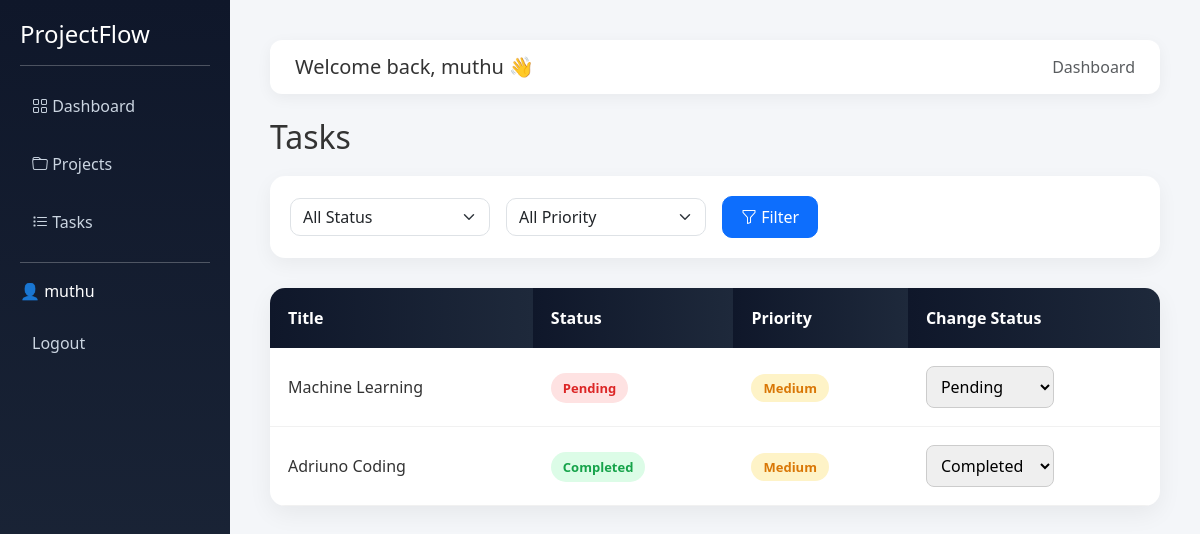
Screenshot of /tasks/ (signed in) with the database file from the repository.
### dashboard/models.py (models this page shows, shortened)
class Task(models.Model):
    STATUS_CHOICES = (
        ('Pending', 'Pending'),
        ('In Progress', 'In Progress'),
        ('Completed', 'Completed'),
    )
    PRIORITY_CHOICES = (
        ('Low', 'Low'),
        ('Medium', 'Medium'),
        ('High', 'High'),
    )
    project = models.ForeignKey(Project, on_delete=models.CASCADE)
    user = models.ForeignKey(User, on_delete=models.CASCADE)   # NEW LINE
    title = models.CharField(max_length=200)
    status = models.CharField(max_length=20, choices=STATUS_CHOICES, default='Pending')
    priority = models.CharField(max_length=10, choices=PRIORITY_CHOICES, default='Medium')

### dashboard/views.py (the view)
# urls.py: path('tasks/', views.tasks_view, name='tasks'),
@login_required
def tasks_view(request):
    tasks = Task.objects.filter(user=request.user)
    status_filter = request.GET.get('status')
    priority_filter = request.GET.get('priority')
    if status_filter:
        tasks = tasks.filter(status=status_filter)
    if priority_filter:
        tasks = tasks.filter(priority=priority_filter)
    tasks = tasks.annotate(
        status_order=Case(
            When(status='Pending', then=0),
            When(status='In Progress', then=1),
            When(status='Completed', then=2),
            output_field=IntegerField(),
        )
    )
    tasks = tasks.annotate(
        priority_order=Case(
            When(priority='High', then=0),
            When(priority='Medium', then=1),
            When(priority='Low', then=2),
            output_field=IntegerField(),
        )
    )
    tasks = tasks.order_by('status_order', 'priority_order')
    return render(request, 'dashboard/tasks.html', {'tasks': tasks})

### dashboard/templates/dashboard/tasks.html (shortened to what this page needs)
{% extends "dashboard/base.html" %}
{% block content %}
<h2>Tasks</h2>
<div class="filter-bar mb-4">
    <form method="GET" class="d-flex gap-3 align-items-center">
        <select name="status" class="form-select sort-select">
            <option value="">All Status</option>
        </select>
        <select name="priority" class="form-select sort-select">
            <option value="">All Priority</option>
        </select>
        <button type="submit" class="btn btn-primary sort-btn">
            <i class="bi bi-funnel"></i> Filter
        </button>
    </form>
</div>
<table class="task-table">
    <tr>
        <th>Title</th>
        <th>Status</th>
        <th>Priority</th>
        <th>Change Status</th>
    </tr>
    {% for task in tasks %}
    <tr>
        <td>{{ task.title }}</td>
        <td>
            {% if task.status == "Completed" %}
                <span class="status completed">Completed</span>
            {% elif task.status == "In Progress" %}
                <span class="status in-progress">In Progress</span>
            {% else %}
                <span class="status pending">Pending</span>
            {% endif %}
        </td>
        <td>
            {% if task.priority == "High" %}
                <span class="priority high">High</span>
            {% elif task.priority == "Medium" %}
                <span class="priority medium">Medium</span>
            {% else %}
                <span class="priority low">Low</span>
            {% endif %}
        </td>
        <td>
            <form method="POST" action="{% url 'update_status' task.id %}">
                <select name="status" onchange="this.form.submit()">
                    <option value="Pending" {% if task.status == "Pending" %}selected{% endif %}>Pending</option>
                    <option value="Completed" {% if task.status == "Completed" %}selected{% endif %}>Completed</option>
                </select>
            </form>
        </td>
    </tr>
    {% endfor %}
</table>
{% endblock %}

### dashboard/templates/dashboard/base.html (shortened to what this page needs)
<!DOCTYPE html>
<html>
<head>
    <link href="https://cdn.jsdelivr.net/npm/bootstrap@5.3.2/dist/css/bootstrap.min.css" rel="stylesheet">
    <link href="https://cdn.jsdelivr.net/npm/bootstrap-icons/font/bootstrap-icons.css" rel="stylesheet">
</head>
<body>
<body>
<div class="sidebar">
    <h4>ProjectFlow</h4>
    <hr>
    <a href="/dashboard/"><i class="bi bi-grid"></i> Dashboard</a>
    <a href="/projects/"><i class="bi bi-folder"></i> Projects</a>
    <a href="/tasks/"><i class="bi bi-list-task"></i> Tasks</a>
    <hr>
    <p>👤 {{ request.user.username }}</p>
    <a href="/logout/">Logout</a>
</div>
<div class="main-content">
    <div class="navbar-top d-flex justify-content-between align-items-center mb-4">
        <h5 class="mb-0">Welcome back, {{ request.user.username }} 👋</h5>
        <span class="text-muted">Dashboard</span>
    </div>
    {% block content %}{% endblock %}
</div>
</body>
</html>

### dashboard/templates/dashboard/base.html (style rules this page uses)
* { margin: 0; padding: 0; box-sizing: border-box; }
body { font-family: 'Segoe UI', sans-serif; background: #f4f6f9; color: #333; }
.sidebar { width: 230px; height: 100vh; background: linear-gradient(180deg, #0f172a, #1e293b); color: white; position: fixed; padding: 20px; }
.sidebar a { display: block; color: #cbd5e1; text-decoration: none; padding: 12px; border-radius: 8px; margin-bottom: 10px; transition: 0.3s; }
.navbar-top { background: white; padding: 15px 25px; border-radius: 12px; box-shadow: 0 4px 15px rgba(0,0,0,0.05); margin-bottom: 30px; }
.main-content { margin-left: 230px; padding: 40px; min-height: 100vh; background: #f4f6f9; }
.main-content > * { animation: fadeIn 0.4s ease-in-out; }
.task-table { width: 100%; border-collapse: collapse; margin-top: 30px; background: white; border-radius: 15px; overflow: hidden; box-shadow: 0 8px 25px rgba(0,0,0,0.06); }
.task-table th { background: linear-gradient(90deg, #0f172a, #1e293b); color: white; padding: 18px; }
.task-table td { padding: 18px; border-bottom: 1px solid #f1f1f1; }
.status { padding: 6px 12px; border-radius: 20px; font-size: 13px; font-weight: 600; }
.completed { background: #dcfce7; color: #16a34a; }
.pending { background: #fee2e2; color: #dc2626; }
.priority { padding: 5px 12px; border-radius: 20px; font-weight: 600; font-size: 13px; }
.medium { background: #fef3c7; color: #d97706; }
select, input { padding: 8px 10px; border-radius: 8px; border: 1px solid #ccc; outline: none; }
button { padding: 8px 15px; border-radius: 8px; border: none; background: #2563eb; color: white; cursor: pointer; transition: 0.3s; }
h2 { margin-bottom: 20px; }
.filter-bar { background: white; padding: 20px; border-radius: 15px; box-shadow: 0 6px 20px rgba(0,0,0,0.05); }
.sort-select { width: 200px; border-radius: 10px; transition: 0.3s; }
.sort-btn { border-radius: 10px; padding: 8px 18px; }

### rows the page displays
Task: title "Machine Learning", shows "Pending", priority "Medium", status "Pending"
Task: title "Adriuno Coding", shows "Completed", priority "Medium", status "Completed"

### other values shown
{{ request.user.username }} "muthu"
